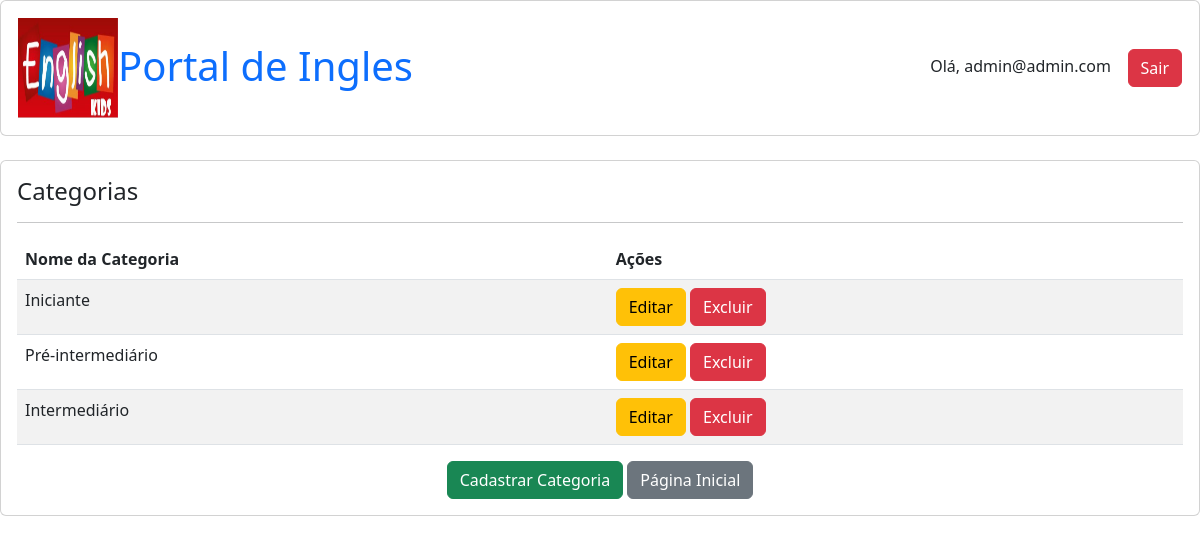
/categoria (signed in), run on the app's committed database.
### portal/models.py (models this page shows, shortened)
class Usuario(AbstractUser):
    email = models.EmailField(unique=True, blank=False,
                              error_messages={
                                  'unique': "A user with that email already exists.",
                              })
    USERNAME_FIELD = "email"
    REQUIRED_FIELDS = []
    def get_full_name(self):
        return self.email
    objects = UserManager()

class Categoria(models.Model):
    nome_categoria = models.CharField(max_length=50)
    slug = models.SlugField(max_length=200, unique=True)

### portal/views.py (the view)
# urls.py: path('categoria', views.categoria, name='categoria'),
@staff_member_required(login_url='/login')
def categoria(request):
    categorias = Categoria.objects.all()
    context = {
        'categorias' : categorias
    }
    return render(request, 'categoria.html', context)

### portal/templates/categoria.html (shortened to what this page needs)
{% extends 'base.html' %}
{% block content %}
<div class='card'>
    <div class='card-body'>
        <h4>Categorias</h4>
        <hr>
        <table widht='300' class="table table-striped">
            <thead>
                <tr>
                    <th>Nome da Categoria</th>
                    <th>Ações</th>
                </tr>
            </thead>
            <tbody>
                {% for categoria in categorias %}
                <tr>
                    <td>{{ categoria.nome_categoria }}</td>
                    <td>
                        <a class="btn btn-warning" href="{% url 'categoria_edit' categoria.id %}">Editar</a>
                        <a class="btn btn-danger" href="{% url 'categoria_delete' categoria.id %}"
                        onclick="return confirm('Confirma a exclusão?')">Excluir</a>
                    </td>
                </tr>
                {% endfor %}
            </tbody>
        </table>
        <center>
            <a class="btn btn-success" href="{% url 'categoria_add' %}">Cadastrar Categoria</a>
            <a class="btn btn btn-secondary" href="{% url 'home' %}">Página Inicial</a>
        </center>
    </div>
</div>
{% endblock %}

### portal/templates/base.html (shortened to what this page needs)
<!DOCTYPE html>
<html lang="pt-br">
<head>
    <link rel="stylesheet" href="https://cdn.jsdelivr.net/npm/bootstrap@5.2.0/dist/css/bootstrap.min.css">
</head>
<body>
    <div class='card'>
        <div class='card-body'>
            <div class="box">
                <table width="100%">
                    <tr>
                        <td width="50%">
                            {% load static %}
                            <img src="{% static 'img/portal.png' %}" height="100px" width='100px' alt="LOGO" align="left">
                            &nbsp;<h1><a href="{% url 'home' %}" style="text-decoration:none">Portal de Ingles</a></h1>
                        </td>
                        <td width="50%" align="right">
                            {% if user.is_authenticated %}
                                Olá, {{user.get_full_name}} &nbsp;&nbsp;
                                <a class="btn btn-danger" href="{% url 'logout' %}" style="text-decoration:none">Sair</a>
                            {% else %}
                                <a href="{% url 'login' %}" style="text-decoration:none">Login</a> &nbsp;&nbsp;
                                &nbsp;&nbsp;| &nbsp;&nbsp;
                                <a href="{% url 'cadastro' %}" style="text-decoration:none">Cadastro</a> &nbsp;&nbsp;
                            {% endif %}
                        </td>
                    </tr>
                </table>
            </div>
        </div>
    </div>
    <br>
    {% block content %}
    {% endblock %}
</body>
</html>

### data on the page
Usuario: get_full_name "admin@admin.com"
Categoria: nome_categoria "Iniciante"
Categoria: nome_categoria "Pré-intermediário"
Categoria: nome_categoria "Intermediário"
